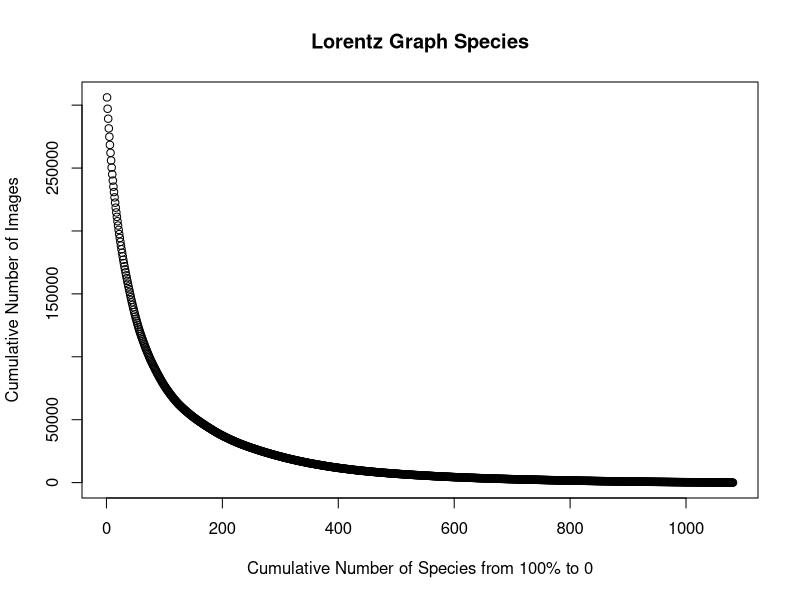

This chart was generated by the following R code: (Note: this script raises an error after producing the figure.)
#Species
getwd()
setwd("C:/Users/nilsr")
library(vegan)
LorentzS <- read.csv('Lorentz_Species.csv')
LorentzS
rowSums(is.na(LorentzS))
L <- LorentzS[[2]]
L
length(L)
plot(L,xlab="Cumulative Number of Species from 100% to 0",ylab="Cumulative Number of Images")
title(main = "Lorentz Graph Species")

#Modélisation
LorentzSpecies <- radfit(L)
GLactuca
plot(GLactuca)
#radfit ne fonctionne pas sur l'ensemble des espèces
rad <- radfit(L[1:50])
rad2 <- radfit(L[50:200])
rad3 <- radfit(L[200:1081])
rad
plot(rad)
rad2
plot(rad2)
rad3
plot(rad3)
#Le problème vient de zipfbrot
R5 <- rad.zipfbrot(L)
#sur les premières espèces cela donne quelque chose
rad4 <- rad.zipfbrot(L[1:50])
rad4
plot(rad4)
rad5 <- rad.zipfbrot(L[50:200])
rad5
plot(rad5)
rad6 <- rad.zipfbrot(L[200:1081])
rad6
plot(rad6)
#Si on s'intéresse aux autre modèles, pas de souci
plot(L,xlab="Cumulative Number of Species",ylab="Cumulative Number of Images")
title(main = "Lorentz Graph Species, Fitting")
R <-rad.lognormal(L)
R
lines(R, col='purple')
R2 <- rad.null(L)
R2
lines(R2, col='red')
R3 <- rad.preempt(L)
R3
lines(R3, col='blue')
R4 <- rad.zipf(L)
R4
lines(R4, col='green')
R5 <- rad.zipfbrot(L)
legend("topright", legend=c("Log-Normal", "Brokenstick", "Preemption", "Zipf"),
       col=c("purple", "red", "blue", "green"), lty=1:2, cex=0.8)
